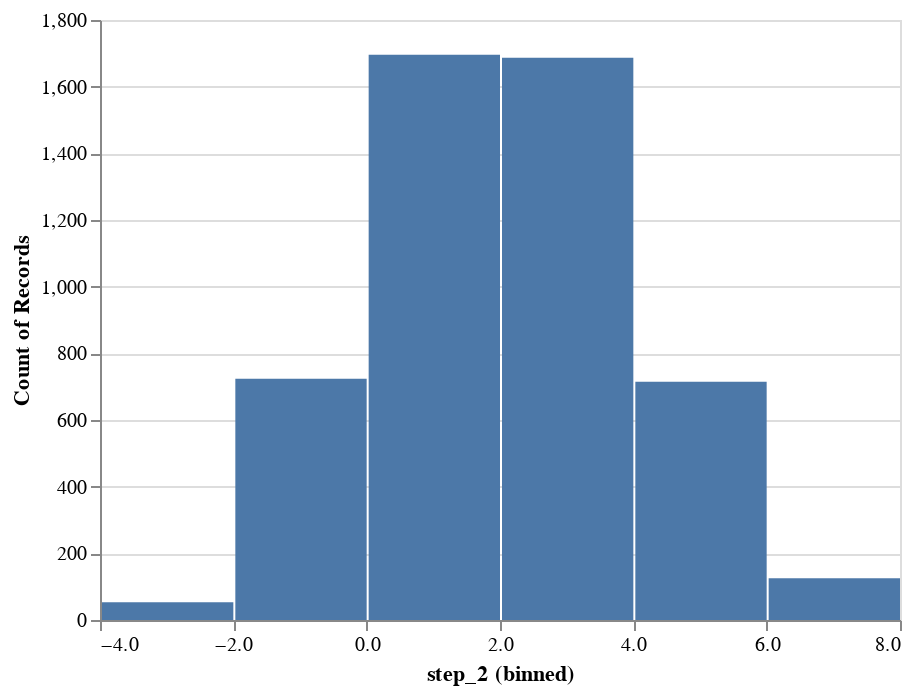

Notebook source saved alongside this figure:
### Code cell
df_elements = pd.DataFrame(pd.read_csv('widgets.csv'), columns=['step_1', 'step_2', 'step_3'])[:5000]
df_elements = df_elements.reset_index(level=0)
alt.Chart(df_elements).mark_bar(orient='horizontal').encode(
    alt.X('step_2', bin=True), y='count()'
)

### Figure 1 — Vega-Lite specification as saved in the notebook (floating-point values rounded to 4 significant figures; data arrays with more than 128 entries replaced by an {"elided": "..."} marker saying what was removed)
{"config": {"view": {"continuousWidth": 400, "continuousHeight": 300}}, "data": {"name": "data-15a8c7553a236cb64086a4e48b667ade"}, "mark": {"type": "bar", "orient": "horizontal"}, "encoding": {"x": {"bin": true, "field": "step_2", "type": "quantitative"}, "y": {"aggregate": "count", "type": "quantitative"}}, "$schema": "https://vega.github.io/schema/vega-lite/v4.17.0.json", "datasets": {"data-15a8c7553a236cb64086a4e48b667ade": {"elided": "5000 records"}}}
